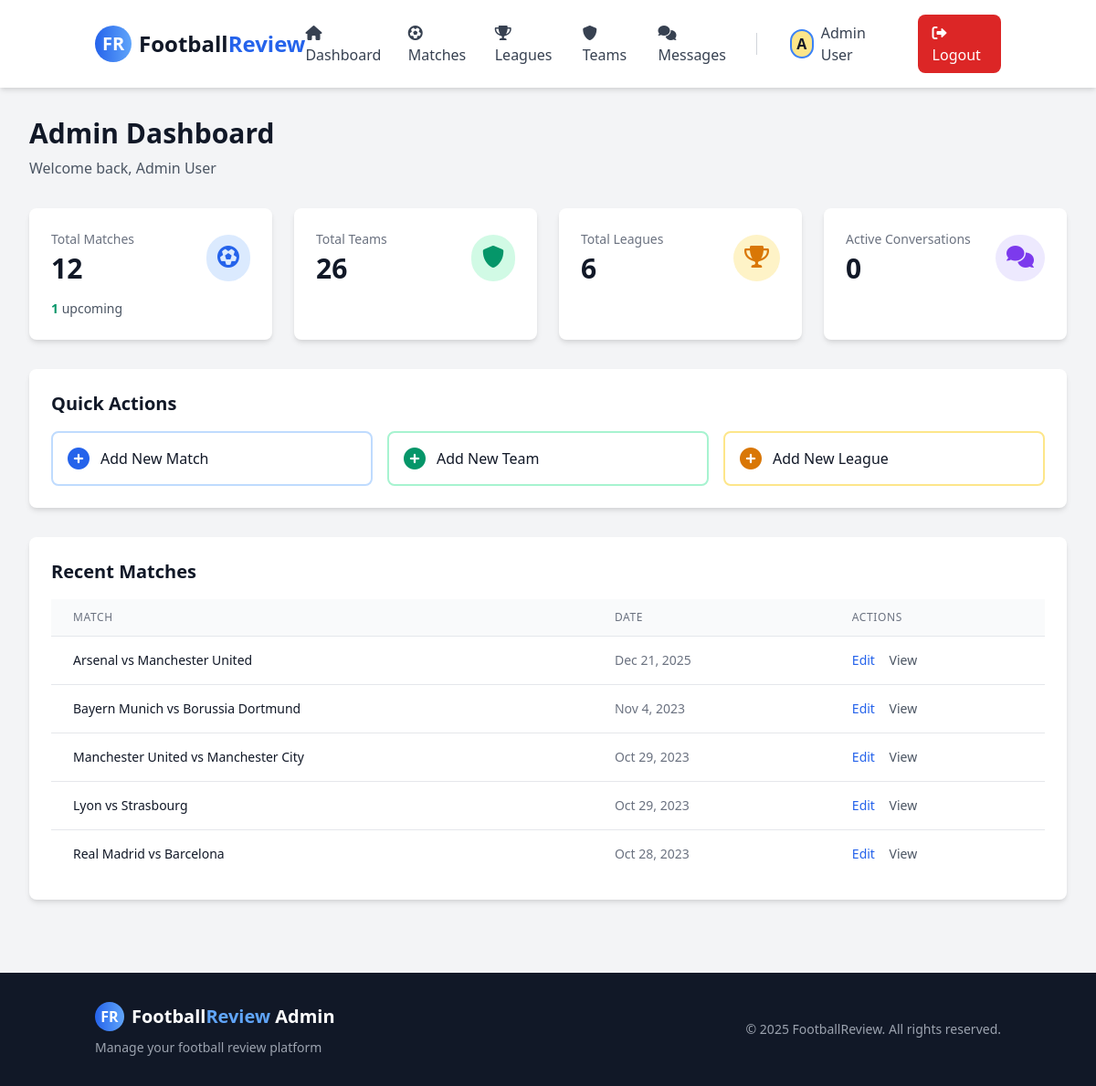
/admin/index.php (signed in), run on the app's committed database.
### tables this page shows
CREATE TABLE matches (
    id INT AUTO_INCREMENT PRIMARY KEY,
    home_team INT NOT NULL,  
    away_team INT NOT NULL,  
    home_team_score INT DEFAULT NULL,
    away_team_score INT DEFAULT NULL,
    home_team_penalties INT DEFAULT NULL,
    away_team_penalties INT DEFAULT NULL,
    match_date DATE NOT NULL,
    match_time TIME NOT NULL,
    competition_id INT,
    venue_id INT,
    round VARCHAR(50),
    status ENUM('scheduled', 'in_play', 'HT', 'FT', 'ET', 'PEN', 'postponed', 'cancelled') DEFAULT 'scheduled',
    highlights_url VARCHAR(255),
    match_report TEXT,
    created_at TIMESTAMP DEFAULT CURRENT_TIMESTAMP,
    FOREIGN KEY (home_team) REFERENCES teams(id) ON DELETE CASCADE,
    FOREIGN KEY (away_team) REFERENCES teams(id) ON DELETE CASCADE,
    FOREIGN KEY (competition_id) REFERENCES competitions(id) ON DELETE SET NULL,
    FOREIGN KEY (venue_id) REFERENCES venues(id) ON DELETE SET NULL
);

CREATE TABLE teams (
    id INT AUTO_INCREMENT PRIMARY KEY,
    name VARCHAR(100) NOT NULL,
    short_name VARCHAR(10),
    logo VARCHAR(255),
    country VARCHAR(50),
    founded INT,
    stadium VARCHAR(100),  
    venue_id INT,  
    created_at TIMESTAMP DEFAULT CURRENT_TIMESTAMP,
    FOREIGN KEY (venue_id) REFERENCES venues(id) ON DELETE SET NULL
);

### admin/index.php (the view, shortened to what this page needs)
<?php
$db = Database::getInstance()->getConnection();
try {
    $total_matches = $db->query("SELECT COUNT(*) FROM matches")->fetchColumn();
    $total_teams = $db->query("SELECT COUNT(*) FROM teams")->fetchColumn();
    $total_leagues = $db->query("SELECT COUNT(*) FROM competitions")->fetchColumn();
    $total_messages = $db->query("SELECT COUNT(DISTINCT user_id) FROM support_messages WHERE is_admin = 0")->fetchColumn();
    $upcoming_matches = $db->query("SELECT COUNT(*) FROM matches WHERE match_date >= CURDATE()")->fetchColumn();
} catch (PDOException $e) {
    $total_matches = 0;
    $total_teams = 0;
    $total_leagues = 0;
    $total_messages = 0;
    $upcoming_matches = 0;
}
?>
<!DOCTYPE html>
<html lang="en">
<head>
    <link href="https://cdn.jsdelivr.net/npm/tailwindcss@2.2.19/dist/tailwind.min.css" rel="stylesheet">
    <link rel="stylesheet" href="https://cdnjs.cloudflare.com/ajax/libs/font-awesome/6.0.0-beta3/css/all.min.css">
    <link rel="stylesheet" href="<?= BASE_URL ?>/assets/css/style.css">
</head>
<body class="bg-gray-100">
<?php include 'includes/header.php'; ?>
<div class="max-w-7xl mx-auto px-4 sm:px-6 lg:px-8 py-8">
    <div class="mb-8">
        <h1 class="text-3xl font-bold text-gray-900">Admin Dashboard</h1>
        <p class="mt-2 text-gray-600">Welcome back, <?= htmlspecialchars($_SESSION['display_name'] ?? $_SESSION['username'] ?? 'Admin') ?></p>
    </div>
    <div class="grid grid-cols-1 md:grid-cols-2 lg:grid-cols-4 gap-6 mb-8">
        <div class="bg-white rounded-lg shadow-md p-6">
            <div class="flex items-center justify-between">
                <div>
                    <p class="text-gray-500 text-sm font-medium">Total Matches</p>
                    <p class="text-3xl font-bold text-gray-900 mt-1"><?= $total_matches ?></p>
                </div>
                <div class="bg-blue-100 rounded-full p-3">
                    <i class="fas fa-futbol text-2xl text-blue-600"></i>
                </div>
            </div>
            <p class="text-sm text-gray-600 mt-4">
                <span class="text-green-600 font-semibold"><?= $upcoming_matches ?></span> upcoming
            </p>
        </div>
        <div class="bg-white rounded-lg shadow-md p-6">
            <div class="flex items-center justify-between">
                <div>
                    <p class="text-gray-500 text-sm font-medium">Total Teams</p>
                    <p class="text-3xl font-bold text-gray-900 mt-1"><?= $total_teams ?></p>
                </div>
                <div class="bg-green-100 rounded-full p-3">
                    <i class="fas fa-shield-alt text-2xl text-green-600"></i>
                </div>
           </div>
        </div>
        <div class="bg-white rounded-lg shadow-md p-6">
            <div class="flex items-center justify-between">
                <div>
                    <p class="text-gray-500 text-sm font-medium">Total Leagues</p>
                    <p class="text-3xl font-bold text-gray-900 mt-1"><?= $total_leagues ?></p>
                </div>
                <div class="bg-yellow-100 rounded-full p-3">
                    <i class="fas fa-trophy text-2xl text-yellow-600"></i>
                </div>
            </div>
        </div>
        <div class="bg-white rounded-lg shadow-md p-6">
            <div class="flex items-center justify-between">
                <div>
                    <p class="text-gray-500 text-sm font-medium">Active Conversations</p>
                    <p class="text-3xl font-bold text-gray-900 mt-1"><?= $total_messages ?></p>
                </div>
                <div class="bg-purple-100 rounded-full p-3">
                    <i class="fas fa-comments text-2xl text-purple-600"></i>
                </div>
            </div>
        </div>
    </div>
    <div class="bg-white rounded-lg shadow-md p-6 mb-8">
        <h2 class="text-xl font-semibold text-gray-900 mb-4">Quick Actions</h2>
        <div class="grid grid-cols-1 md:grid-cols-3 gap-4">
            <a href="matches.php" class="flex items-center p-4 border-2 border-blue-200 rounded-lg hover:bg-blue-50 hover:border-blue-400 transition-colors">
                <i class="fas fa-plus-circle text-2xl text-blue-600 mr-3"></i>
                <span class="font-medium text-gray-900">Add New Match</span>
            </a>
            <a href="teams.php" class="flex items-center p-4 border-2 border-green-200 rounded-lg hover:bg-green-50 hover:border-green-400 transition-colors">
                <i class="fas fa-plus-circle text-2xl text-green-600 mr-3"></i>
                <span class="font-medium text-gray-900">Add New Team</span>
            </a>
            <a href="leagues.php" class="flex items-center p-4 border-2 border-yellow-200 rounded-lg hover:bg-yellow-50 hover:border-yellow-400 transition-colors">
                <i class="fas fa-plus-circle text-2xl text-yellow-600 mr-3"></i>
                <span class="font-medium text-gray-900">Add New League</span>
            </a>
        </div>
    </div>
    <div class="bg-white rounded-lg shadow-md p-6">
        <h2 class="text-xl font-semibold text-gray-900 mb-4">Recent Matches</h2>
        <?php
        try {
            $stmt = $db->query("SELECT m.*, ht.name as home_team, at.name as away_team
                FROM matches m
                JOIN teams ht ON m.home_team = ht.id
                JOIN teams at ON m.away_team = at.id
                ORDER BY m.match_date DESC
                LIMIT 5");
            $recent_matches = $stmt->fetchAll();
        } catch (PDOException $e) {
            $recent_matches = [];
        }
        ?>
        <?php if (empty($recent_matches)): ?>
            <p class="text-gray-500 text-center py-8">No matches found. <a href="matches.php?action=add" class="text-blue-600 hover:underline">Add your first match</a></p>
        <?php else: ?>
            <div class="overflow-x-auto">
                <table class="min-w-full divide-y divide-gray-200">
                    <thead class="bg-gray-50">
                        <tr>
                            <th class="px-6 py-3 text-left text-xs font-medium text-gray-500 uppercase tracking-wider">Match</th>
                            <th class="px-6 py-3 text-left text-xs font-medium text-gray-500 uppercase tracking-wider">Date</th>
                            <th class="px-6 py-3 text-left text-xs font-medium text-gray-500 uppercase tracking-wider">Actions</th>
                        </tr>
                    </thead>
                    <tbody class="bg-white divide-y divide-gray-200">
                        <?php foreach ($recent_matches as $match): ?>
                            <tr>
                                <td class="px-6 py-4 whitespace-nowrap">
                                    <div class="text-sm font-medium text-gray-900">
                                        <?= htmlspecialchars($match['home_team']) ?> vs <?= htmlspecialchars($match['away_team']) ?>
                                    </div>
                                </td>
                                <td class="px-6 py-4 whitespace-nowrap text-sm text-gray-500">
                                    <?= date('M j, Y', strtotime($match['match_date'])) ?>
                                </td>
                                <td class="px-6 py-4 whitespace-nowrap text-sm font-medium">
                                    <a href="matches.php?action=edit&id=<?= $match['id'] ?>" class="text-blue-600 hover:text-blue-900 mr-3">Edit</a>
                                    <a href="../match.php?id=<?= $match['id'] ?>" class="text-gray-600 hover:text-gray-900" target="_blank">View</a>
                                </td>
                            </tr>
                        <?php endforeach; ?>
                    </tbody>
                </table>
            </div>
        <?php endif; ?>
    </div>
</div>
<?php include 'includes/footer.php'; ?>
</body>
</html>

### assets/css/style.css (style rules this page uses)
:root { --primary-color: #2563eb; --secondary-color: #1e40af; --success-color: #10b981; --danger-color: #ef4444; --warning-color: #f59e0b; --info-color: #3b82f6; }
html { scroll-behavior: smooth; }

### assets/css/base.css (style rules this page uses)
*, *::before, *::after { box-sizing: border-box; }
body { -webkit-font-smoothing: antialiased; -moz-osx-font-smoothing: grayscale; }
a { text-decoration: none; transition: color 0.2s ease; }

### data on the page
matches: home_team.name "Arsenal", away_team.name "Manchester United", match_date "Dec 21, 2025"
matches: home_team.name "Bayern Munich", away_team.name "Borussia Dortmund", match_date "Nov 4, 2023"
matches: home_team.name "Manchester United", away_team.name "Manchester City", match_date "Oct 29, 2023"
matches: home_team.name "Lyon", away_team.name "Strasbourg", match_date "Oct 29, 2023"
matches: home_team.name "Real Madrid", away_team.name "Barcelona", match_date "Oct 28, 2023"

### other printed values
$_SESSION['display_name'] "Admin User"
$total_matches "12"
$upcoming_matches "1"
$total_teams "26"
$total_leagues "6"
$total_messages "0"
